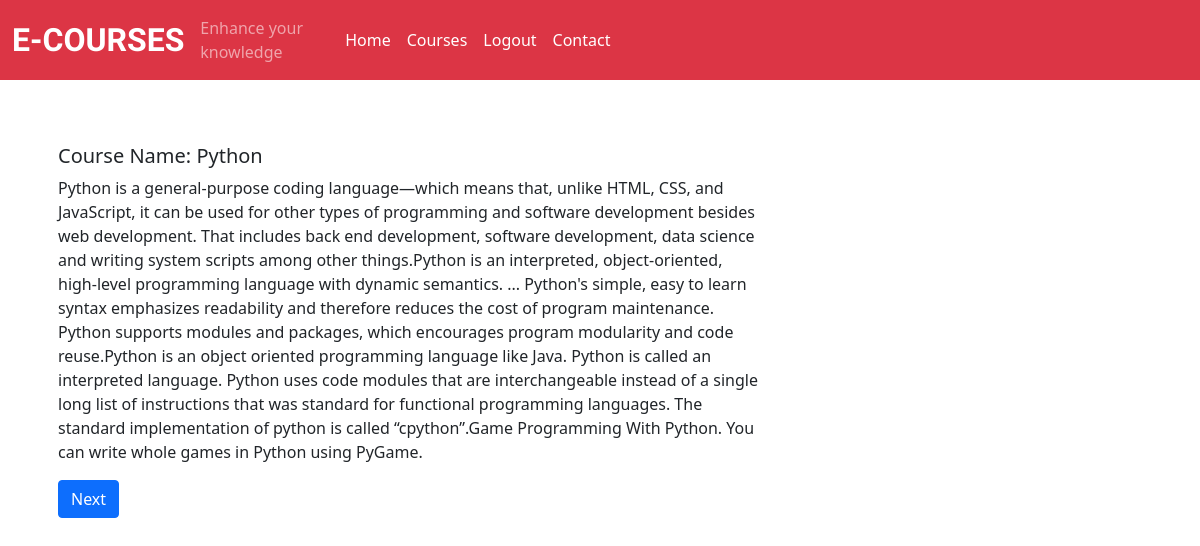
The page /intro.php?id=4 on the database its author committed.
### tables this page shows
CREATE TABLE `courseall` (
  `id` int(100) NOT NULL,
  `image` varchar(255) NOT NULL,
  `title` varchar(50) NOT NULL,
  `description` text NOT NULL,
  `introduction` text NOT NULL,
  `name` varchar(200) NOT NULL
);

### intro.php (the view)
<?php
include('./db.php');
include('./header2.php');
?>
<div class="container mt-5">
    <?php
       if(isset($_GET['id'])){
        $id = $_GET['id'];
        $sql ="select * from courseall where id='$id'";
        $result = $conn->query($sql);
        if($result->num_rows > 0){
        while ($row = $result->fetch_assoc()) {
       $id = $row['id'];
       echo '
    <div class="row">
        <div class="col-md-8">
            <div class="card-body">
                <h5 class="card-title">Course Name: '.$row['title'].'</h5>
                <p class="card-text">'.$row['introduction'].'</p>
                    <a class="btn btn-primary text-white font-weight-bolder float-right" href="videodetails.php?id='.$id.'">Next</a>
                </form>
            </div>
        </div>
    </div>
';
     }
   }
}
  ?>

### rows shown on the page
courseall: title "Python", introduction "Python is a general-purpose coding language—which means that, unlike HTML, CSS, and JavaScript, it can be used for other types of programming and software development besides web development. That includes back end development, software development, data science and writing system scripts among other things.Python is an interpreted, object-oriented, high-level programming language with dynamic semantics. ... Python's simple, easy to learn syntax emphasizes readability and therefore reduces the cost of program maintenance. Python supports modules and packages, which encourages program modularity and code reuse.Python is an object oriented programming language like Java. Python is called an…"
